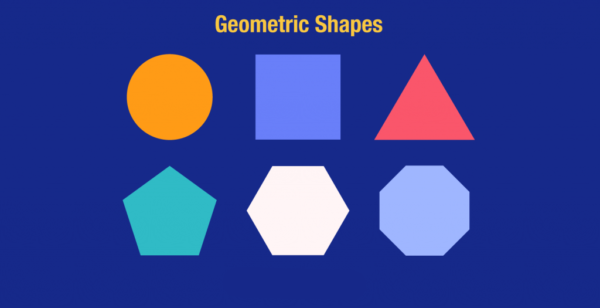
#> input picture lab6/geometric.png, 600 x 308 px
$ jupyter execute 2.4.ipynb
#> lines starting #> are read from the running program, lines starting #| are printed output that depends on the picture
#> further down, data is the input picture: PIL image 600x308 RGBA; mean R, G, B, A 53.8, 67.2, 147.4, 255
2.4.	Xác định góc của đối tượng

[cell 1]
from PIL import Image
import numpy as np
import imageio.v2 as iio
import scipy.ndimage as nd
from skimage.morphology import label
from skimage.measure import regionprops
import matplotlib.pylab as plt
import matplotlib.patches as mpatches
from skimage.filters.thresholding import threshold_otsu

def Harris(indata, alpha=0.2):
#> called with alpha = 0.2
    x = nd.sobel(indata, 0)
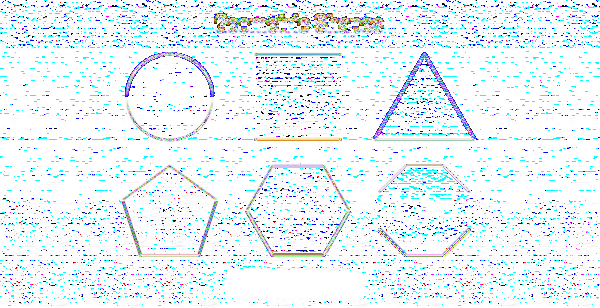
#> x: shape (308, 600, 4); mean R, G, B, A 77.7, 85.4, 79.5, 63.6; transparent parts drawn white
    y = nd.sobel(indata, 1)
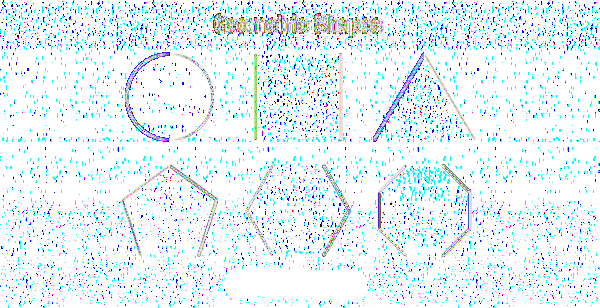
#> y: shape (308, 600, 4); mean R, G, B, A 76.9, 85.6, 78.7, 61.1; transparent parts drawn white
    x1 = x ** 2
    y1 = y ** 2
    xy = abs(x * y)
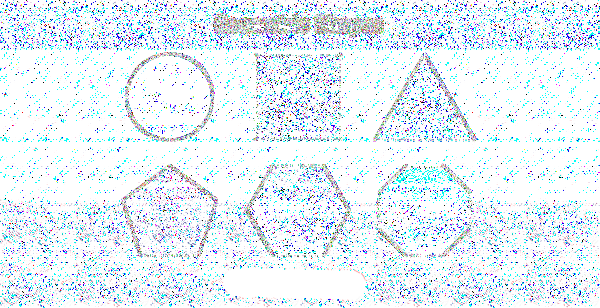
#> xy: shape (308, 600, 4); mean R, G, B, A 66.7, 76.4, 68.5, 50.7; transparent parts drawn white
    x1 = nd.gaussian_filter(x1, 3)
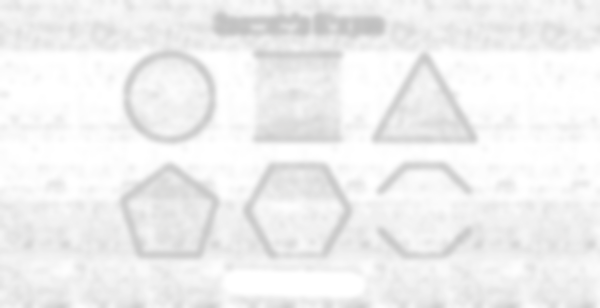
#> x1: shape (308, 600, 4); mean R, G, B, A 18, 17.8, 17.3, 17; transparent parts drawn white
    y1 = nd.gaussian_filter(y1, 3)
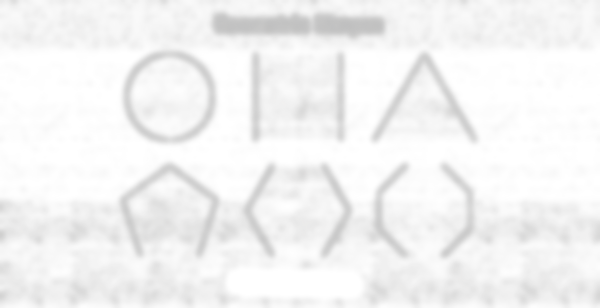
#> y1: shape (308, 600, 4); mean R, G, B, A 13.9, 13.7, 13.3, 13.1; transparent parts drawn white
    xy = nd.gaussian_filter(xy, 3)
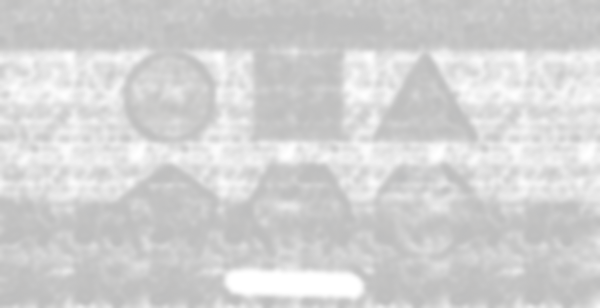
#> xy: shape (308, 600, 4); mean R, G, B, A 64.6, 64.3, 63.9, 63.6; transparent parts drawn white

    detC = x1 * y1 - 2 * xy
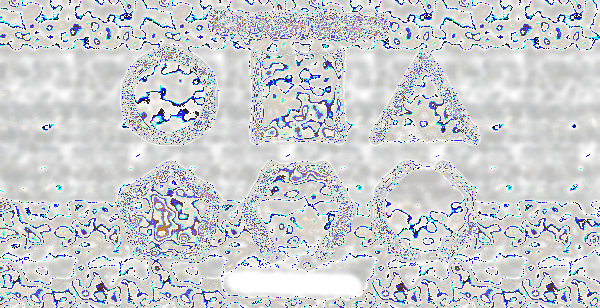
#> detC: shape (308, 600, 4); mean R, G, B, A 152.9, 153.2, 153.9, 154.9; transparent parts drawn white
    trC = x1 + y1
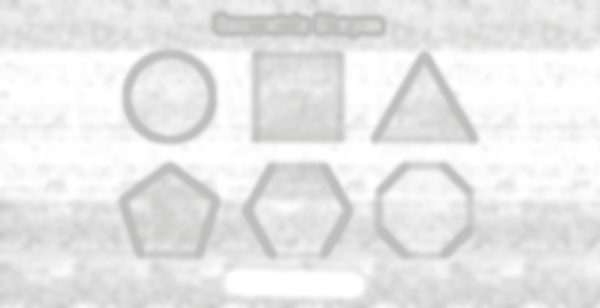
#> trC: shape (308, 600, 4); mean R, G, B, A 31.9, 31.5, 30.7, 30.2; transparent parts drawn white
    R = detC - alpha * trC ** 2
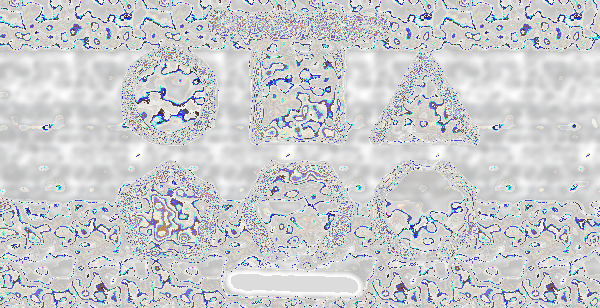
#> R: shape (308, 600, 4) float64; mean R, G, B, A 134.7, 135, 136, 137; transparent parts drawn white
    return R

data = Image.open('geometric.png')
bmg = Harris(data)
plt.imshow(bmg)
plt.show()
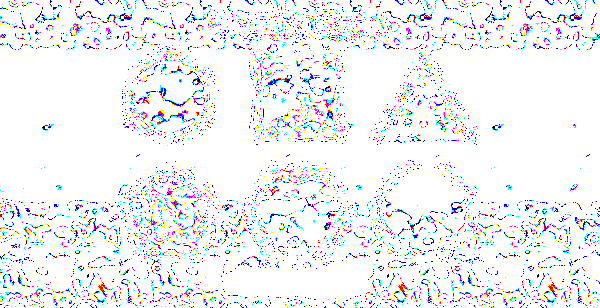
#> shown: shape (308, 600, 4) float64; mean R, G, B, A 0.918, 0.918, 0.917, 0.918; transparent parts drawn white
